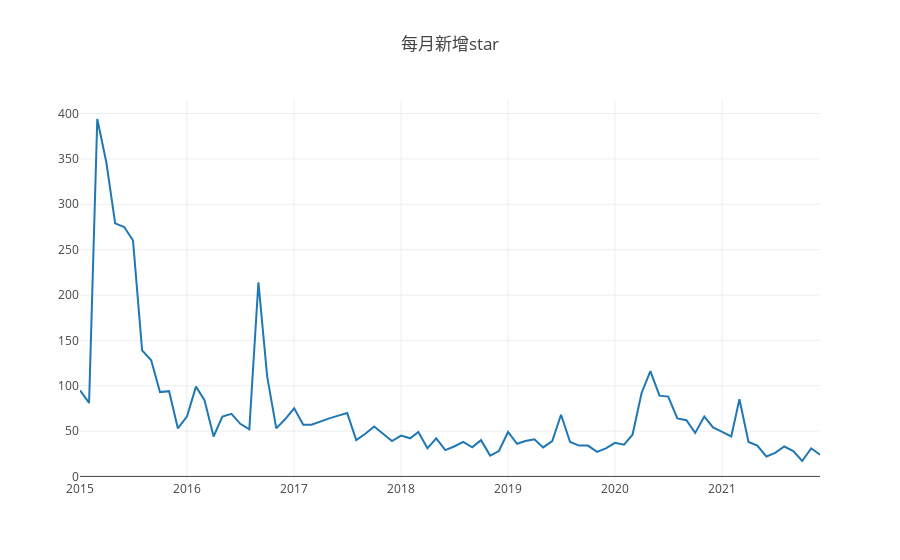

Notebook source saved alongside this figure:
### Code cell
openDigger.render.plotly([{
        x: all.map(d => d.time),
        y: all.map(d => d.count),
        name: '新增star',mode: 'scatter'
    }], {title: `每月新增star`, xasix: { type: 'category' } })
